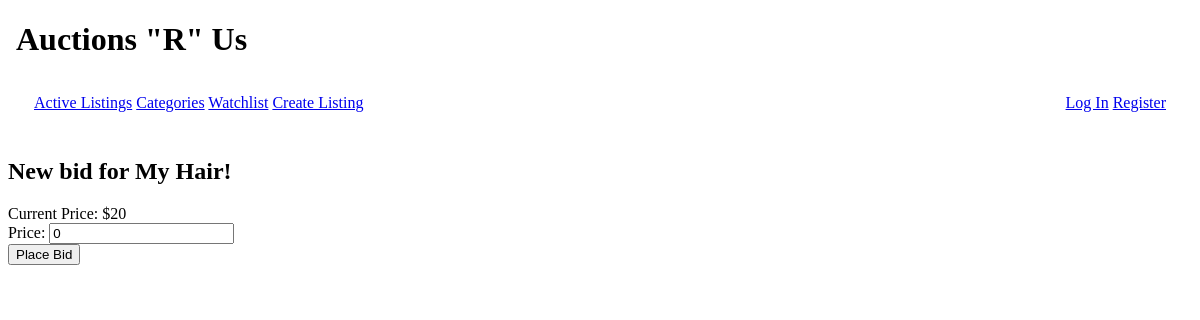
Before: /bid/5 with the older database file.
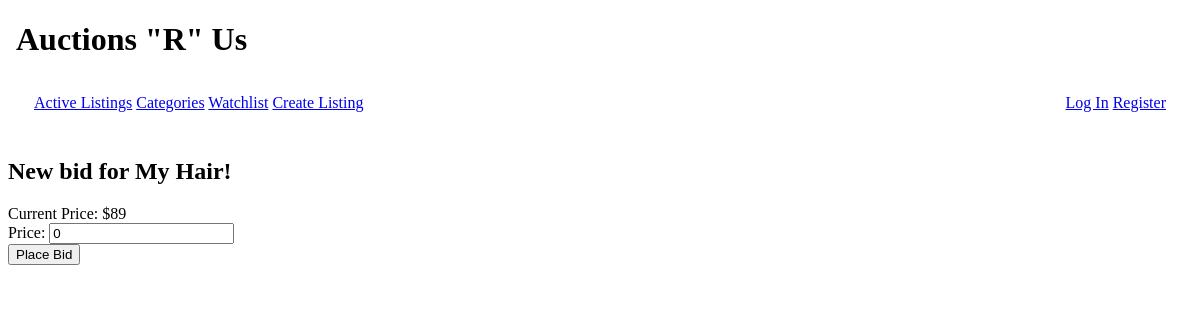
After: the same page with the newer database file.
### auctions/models.py (models this page shows, shortened)
class Listing(models.Model):
    title = models.CharField(max_length=64)
    desc = models.TextField()
    startbid = models.IntegerField()
    available = models.BooleanField(default=True)
    winner = models.ForeignKey(User, on_delete=models.CASCADE, blank=True, null=True, related_name="winner")
    photo = models.ImageField(upload_to='images/', blank=True)
    photo_url = models.URLField()
    listing_category = models.ForeignKey(Category, on_delete=models.CASCADE, related_name="category")
    seller = models.ForeignKey(User, on_delete=models.CASCADE, blank=True, related_name="seller")

### auctions/views.py (the view)
# urls.py: path("bid/<int:listing_id>", views.bid, name="bid"),
def bid(request, listing_id):
    listing = Listing.objects.get(pk=listing_id)
    message = ""
    if request.method == "POST":
        bid_form = BidForm(request.POST)
        if bid_form.is_valid():
            new_bid = bid_form.save(commit=False)
            if (new_bid.price > listing.startbid):
                new_bid.buyer = request.user
                new_bid.listing = listing
                new_bid.save()
                listing.startbid = new_bid.price
                listing.save()
                return redirect('listing', listing_id=listing_id)
            else:
                message = "Something went wrong with the bid (your bid must be higher than current price)"
                return render(request, "auctions/bid.html", {
                    "bid_form": bid_form,
                    "message": message,
                })
    else:
        bid_form = BidForm()
    return render(request, "auctions/bid.html", {
        'bid_form': bid_form,
        "listing": listing,
    })

### auctions/forms.py
class BidForm(forms.ModelForm):
    class Meta:
        model = Bid
        fields = ('price',)

### auctions/templates/auctions/bid.html (shortened to what this page needs)
{% extends "auctions/layout.html" %}
{% block main %}
    <h2>New bid for {{listing.title}}!</h2>
    <div>Current Price: ${{listing.startbid}}</div>
    <form action="{% url 'bid' listing.id %}" method="POST">
        {{bid_form}}
        <br>
        <button type="submit">Place Bid</button>
    </form>
{% endblock %}

Changed rows visible on the page:
changed Listing "My Hair": startbid "20" → "89"
